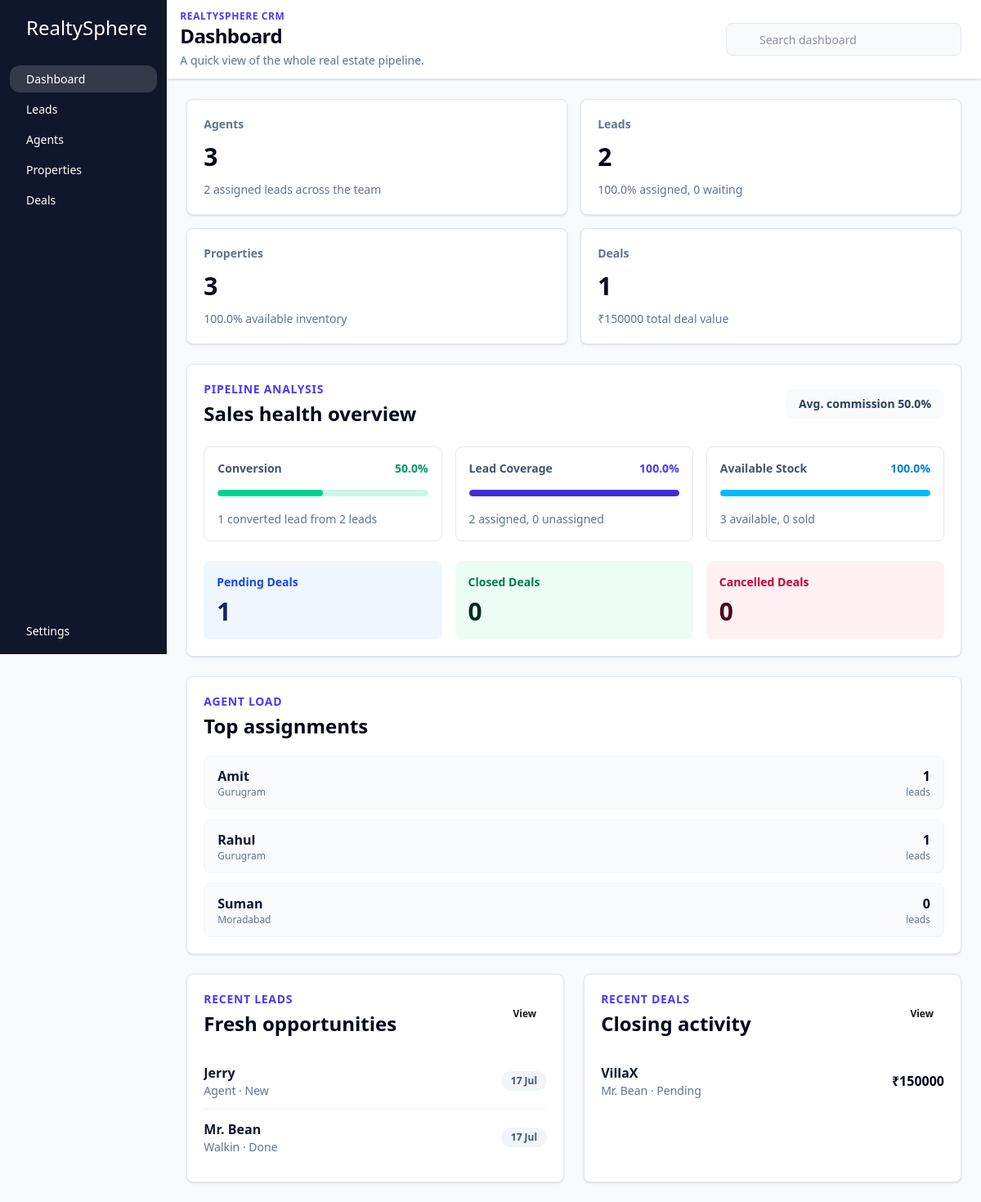
Before: / with the older database file.
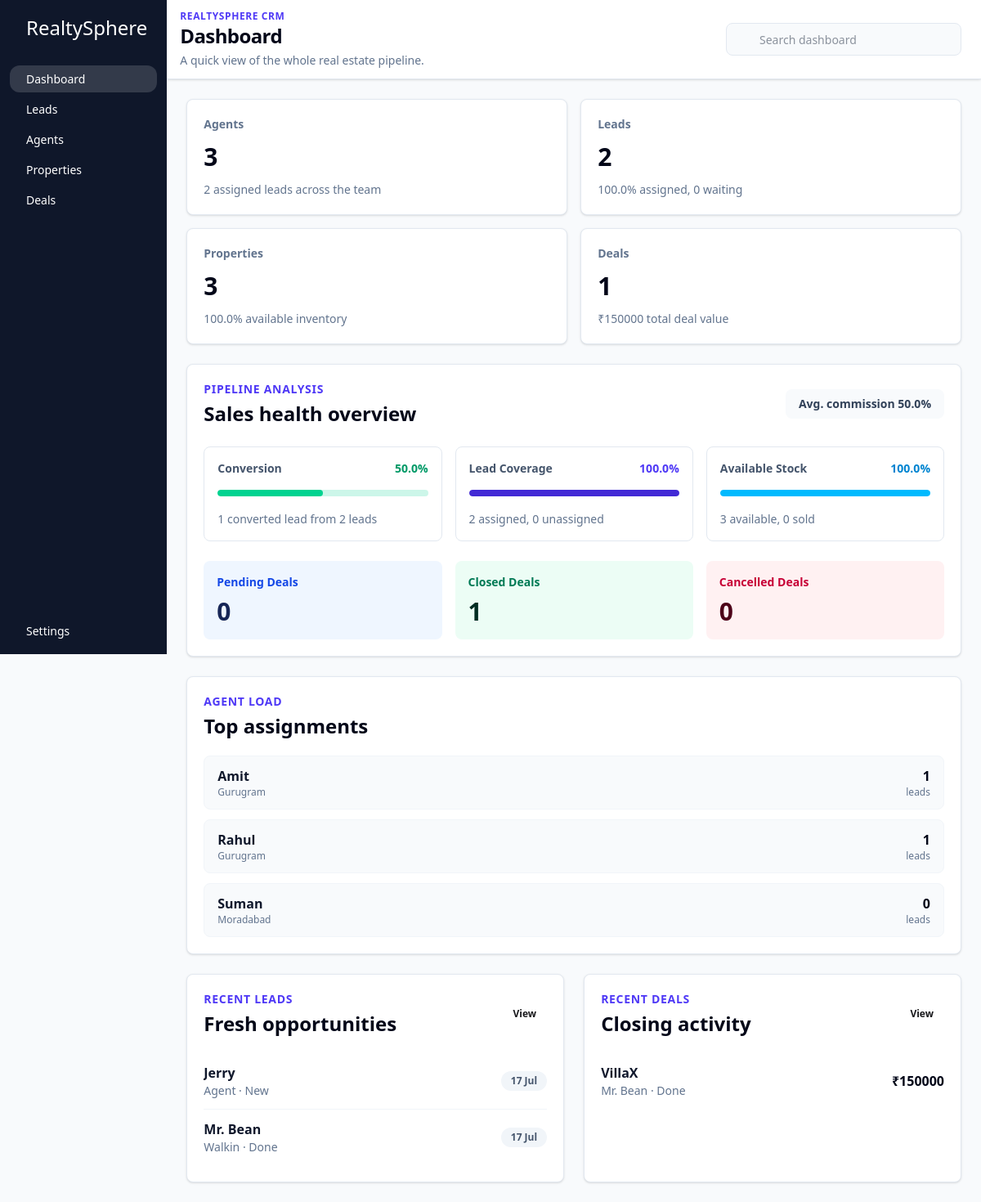
After: the same page with the newer database file.
### core/models.py (models this page shows, shortened)
class Deal(models.Model):
    class DealStatus(models.TextChoices):
        PENDING = 'Pending','Pending'
        CANCELLED = 'Cancelled','Cancelled'
        DONE = 'Done','Done'
    lead = models.ForeignKey(to=Lead, on_delete=models.CASCADE, related_name='deals')
    property = models.ForeignKey(to = Property, on_delete=models.CASCADE, related_name='deals')
    status = models.CharField(max_length=255, choices=DealStatus.choices, default=DealStatus.PENDING) #pending, cancelled, done,
    amount = models.DecimalField(max_digits=12, decimal_places=2)
    expected_closing_date = models.DateField()
    actual_closing_date = models.DateField(null=True, blank=True)
    commission_percentage = models.DecimalField(max_digits=12, decimal_places=2)
    created_at = models.DateTimeField(auto_now_add=True)

class Property(models.Model):
    class PropertyType(models.TextChoices):
        APARTMENT = "apartment", "Apartment"
        PLOT = "plot", "Plot"
        VILLA = "villa", "Villa"
        LAND = "land", "Land"
        COMMERCIAL = "commercial", "Commercial"
    class PropertyStatus(models.TextChoices):
        AVAILABLE = 'Available','available'
        SOLD = 'Sold','sold'
    title= models.CharField(max_length = 255)
    description = models.CharField(max_length = 255)
    address = models.CharField(max_length = 255)
    city = models.CharField(max_length = 255)
    property_type = models.CharField(max_length = 255, choices=PropertyType.choices)
    price = models.DecimalField(max_digits=12, decimal_places=2)
    image = models.ImageField(upload_to = 'properties')
    status = models.CharField(max_length = 255, choices=PropertyStatus.choices, default=PropertyStatus.AVAILABLE)
    assigned_agent = models.ForeignKey(to=Agent, on_delete=models.SET_NULL, related_name='assigned_properties', null=True, blank=True)
    listing_at = models.DateTimeField(auto_now_add=True)
    sqft = models.PositiveIntegerField()

class Lead(models.Model):
    class LeadStatus(models.TextChoices):
        NEW = 'new','New'
        CONTACTED = 'contacted','Contacted'
        SITE_VISITED = 'Site Visited','Site Visited'
        NEGOTIATION = 'Negotiation','Negotiation'
        LOST = 'Lost','Lost'
        DONE = 'Done','Done'
    class SourceType(models.TextChoices):
        WEBSITE = 'Website','Website'
        WALKIN = 'Walkin','Walkin'
        SOCIAL_MEDIA = 'Social Media','Social Media'
        AGENT = 'Agent','Agent'
    fullname = models.CharField(max_length=255)
    phone_number = models.CharField(max_length=10)
    source = models.CharField(max_length=255, choices = SourceType.choices) #webiste or walkin or social media post or agents
    interested_property_types = models.ForeignKey(to=Property, on_delete=models.SET_NULL, related_name='interested_leads', null=True, blank=True)
    min_budget = models.DecimalField(max_digits=12, decimal_places=2)
    max_budget = models.DecimalField(max_digits=12, decimal_places=2)
    status = models.CharField(max_length=255, choices=LeadStatus.choices) #new, contacted, interested, not interested, closed
    assigned_agent = models.ForeignKey(to=Agent, on_delete=models.SET_NULL, related_name='assigned_leads', null=True, blank=True)
    updated_at = models.DateTimeField(auto_now=True)
    created_at = models.DateTimeField(auto_now_add=True)

### core/views.py (the view)
# urls.py: 2. Add a URL to urlpatterns:  path('', views.home, name='home')
def home(request):
    agent_count = Agent.objects.count()
    lead_count = Lead.objects.count()
    property_count = Property.objects.count()
    deal_count = Deal.objects.count()
    available_properties = Property.objects.filter(status__iexact="Available").count()
    sold_properties = Property.objects.filter(status__iexact="Sold").count()
    assigned_leads = Lead.objects.filter(assigned_agent__isnull=False).count()
    unassigned_leads = lead_count - assigned_leads
    converted_leads = Lead.objects.filter(
        Q(status__iexact="Done") | Q(status__iexact="Converted")
    ).count()
    done_deals = Deal.objects.filter(status__iexact="Done").count()
    pending_deals = Deal.objects.filter(status__iexact="Pending").count()
    cancelled_deals = Deal.objects.filter(status__iexact="Cancelled").count()
    total_deal_amount = Deal.objects.aggregate(total=Sum("amount"))["total"] or 0
    avg_commission = Deal.objects.aggregate(avg=Avg("commission_percentage"))["avg"] or 0
    conversion_rate = round((converted_leads / lead_count) * 100, 1) if lead_count else 0
    lead_assignment_rate = round((assigned_leads / lead_count) * 100, 1) if lead_count else 0
    property_availability_rate = round((available_properties / property_count) * 100, 1) if property_count else 0
    context = {
        "agent_count": agent_count,
        "lead_count": lead_count,
        "property_count": property_count,
        "deal_count": deal_count,
        "available_properties": available_properties,
        "sold_properties": sold_properties,
        "assigned_leads": assigned_leads,
        "unassigned_leads": unassigned_leads,
        "converted_leads": converted_leads,
        "done_deals": done_deals,
        "pending_deals": pending_deals,
        "cancelled_deals": cancelled_deals,
        "total_deal_amount": total_deal_amount,
        "avg_commission": avg_commission,
        "conversion_rate": conversion_rate,
        "lead_assignment_rate": lead_assignment_rate,
        "property_availability_rate": property_availability_rate,
        "recent_leads": Lead.objects.select_related("assigned_agent__user").order_by("-created_at")[:5],
        "recent_deals": Deal.objects.select_related("lead", "property").order_by("-created_at")[:5],
        "top_agents": Agent.objects.select_related("user").annotate(
            lead_total=Count("assigned_leads", distinct=True),
            property_total=Count("assigned_properties", distinct=True),
        ).order_by("-lead_total", "-property_total")[:5],
    }
    return render(request, 'index.html', context)

### core/templates/index.html (shortened to what the changed rows need)
{% extends 'base.html' %}
{% load humanize %}
{% block title %}Dashboard{% endblock %}
{% block content %}
  <section class="mx-auto max-w-7xl space-y-6">
    <div class="grid gap-6 xl:grid-cols-[1.35fr_0.65fr]">
      <section class="rounded-lg border border-slate-200 bg-white p-5 shadow-sm">
        <div class="flex flex-col gap-2 sm:flex-row sm:items-center sm:justify-between">
          <div>
            <h2 class="mt-1 text-2xl font-bold text-slate-950">Sales health overview</h2>
          </div>
        </div>
        <div class="mt-6 grid gap-4 sm:grid-cols-3">
          <div class="rounded-lg bg-blue-50 p-4">
            <p class="text-sm font-semibold text-blue-700">Pending Deals</p>
            <p class="mt-2 text-3xl font-bold text-blue-950">{{ pending_deals }}</p>
          </div>
          <div class="rounded-lg bg-emerald-50 p-4">
            <p class="text-sm font-semibold text-emerald-700">Closed Deals</p>
            <p class="mt-2 text-3xl font-bold text-emerald-950">{{ done_deals }}</p>
          </div>
        </div>
      </section>
      <section class="rounded-lg border border-slate-200 bg-white p-5 shadow-sm">
        <h2 class="mt-1 text-2xl font-bold text-slate-950">Top assignments</h2>
      </section>
    </div>
    <div class="grid gap-6 lg:grid-cols-2">
      <section class="rounded-lg border border-slate-200 bg-white p-5 shadow-sm">
        <div class="flex items-center justify-between">
          <div>
            <h2 class="mt-1 text-2xl font-bold text-slate-950">Fresh opportunities</h2>
          </div>
        </div>
      </section>
      <section class="rounded-lg border border-slate-200 bg-white p-5 shadow-sm">
        <div class="flex items-center justify-between">
          <div>
            <h2 class="mt-1 text-2xl font-bold text-slate-950">Closing activity</h2>
          </div>
        </div>
        <div class="mt-5 divide-y divide-slate-100">
          {% for deal in recent_deals %}
            <div class="flex items-center justify-between gap-4 py-3">
              <div class="min-w-0">
                <p class="truncate font-semibold text-slate-900">{{ deal.property.title }}</p>
                <p class="text-sm text-slate-500">{{ deal.lead.fullname }} · {{ deal.status }}</p>
              </div>
              <p class="shrink-0 font-bold text-slate-950">&#8377;{{ deal.amount|intword }}</p>
            </div>
          {% empty %}
            <p class="py-4 text-sm text-slate-500">No recent deals yet.</p>
          {% endfor %}
        </div>
      </section>
    </div>
  </section>
{% endblock %}

Changed rows visible on the page:
changed Deal "VillaX": status "Pending" → "Done"
Other visible differences:
{{ pending_deals }}: "1" → "0"
{{ done_deals }}: "0" → "1"
